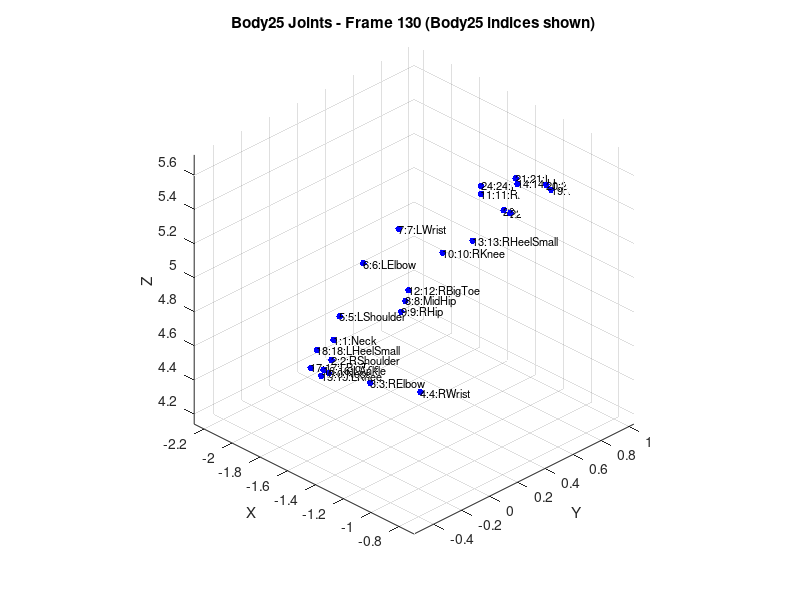
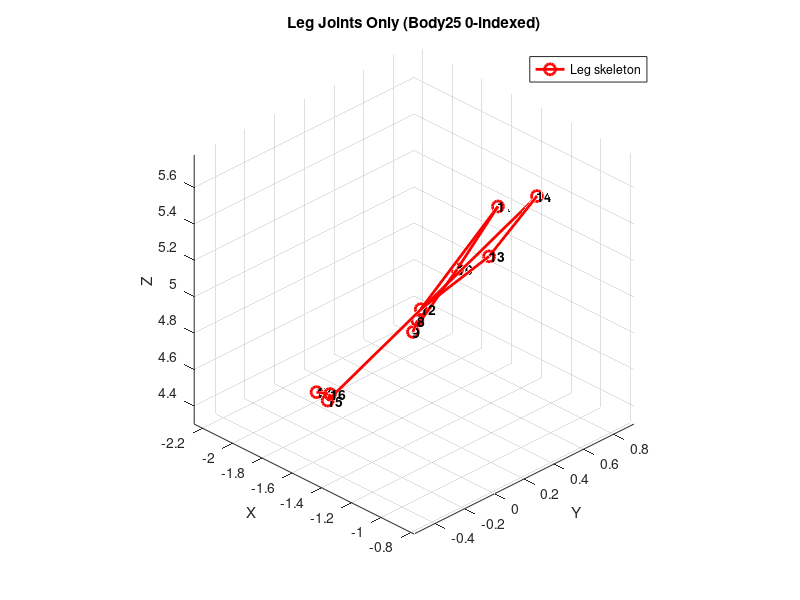

The MATLAB source for these figures, in order:
% diagnostic_joints.m
clear; close all;

load('smpl_gait_data.mat');

% Plot all 25 joints in a single frame to visualize the body
frame = 130;
joints_frame = squeeze(joints_xyz(frame, :, :));

figure('Position', [100 100 1000 800]);

% 3D plot of all joints
plot3(joints_frame(:,1), joints_frame(:,2), joints_frame(:,3), 'b.', 'MarkerSize', 15);
hold on;

% Label each joint
joint_names = {
    '0:Nose', '1:Neck', '2:RShoulder', '3:RElbow', '4:RWrist', ...
    '5:LShoulder', '6:LElbow', '7:LWrist', '8:MidHip', ...
    '9:RHip', '10:RKnee', '11:RAnkle', '12:RBigToe', '13:RHeelSmall', ...
    '14:LHip', '15:LKnee', '16:LAnkle', '17:LBigToe', '18:LHeelSmall', ...
    '19:Neck', '20:Head', '21:LeftEye', '22:RightEye', '23:LeftEar', '24:RightEar'
};

for i = 1:25
    text(joints_frame(i,1), joints_frame(i,2), joints_frame(i,3), ...
         sprintf('%d:%s', i-1, joint_names{i}), 'FontSize', 8);
end

xlabel('X'); ylabel('Y'); zlabel('Z');
title(sprintf('Body25 Joints - Frame %d (Body25 indices shown)', frame));
grid on; axis equal;
view(45, 30);

% Also plot just the leg joints
figure;
leg_indices = [9, 10, 11, 12, 13, 14, 15, 16, 17, 18];  % R and L legs
plot3(joints_frame(leg_indices,1), joints_frame(leg_indices,2), joints_frame(leg_indices,3), 'ro-', 'LineWidth', 2, 'MarkerSize', 8);
hold on;

for i = leg_indices
    text(joints_frame(i,1), joints_frame(i,2), joints_frame(i,3), ...
         sprintf('%d', i-1), 'FontSize', 10, 'FontWeight', 'bold');
end

xlabel('X'); ylabel('Y'); zlabel('Z');
title('Leg Joints Only (Body25 0-indexed)');
grid on; axis equal;
legend('Leg skeleton');
view(45, 30);
